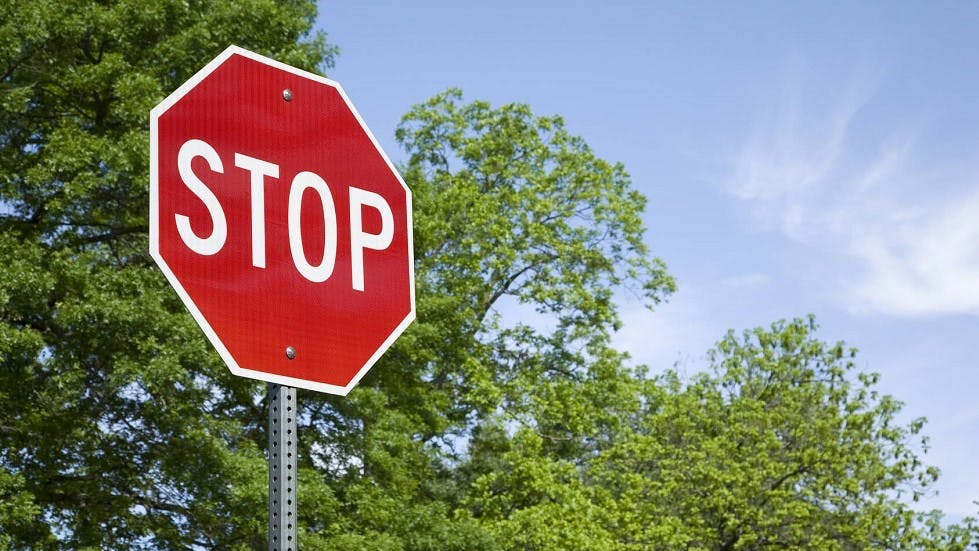
#> input picture image.jpg, 979 x 551 px
$ jupyter execute 'opencv working with objects.ipynb'
#> lines starting #> are read from the running program, lines starting #| are printed output that depends on the picture
[cell 1]
import cv2
import matplotlib.pyplot as plt

[cell 2]
img=cv2.imread("image.jpg")
#> img is the input picture: shape (551, 979, 3); mean B, G, R 123.1, 133.3, 133.1

[cell 3]
plt.imshow(img)

[cell 4]
img_gray=cv2.cvtColor(img,cv2.COLOR_BGR2GRAY)
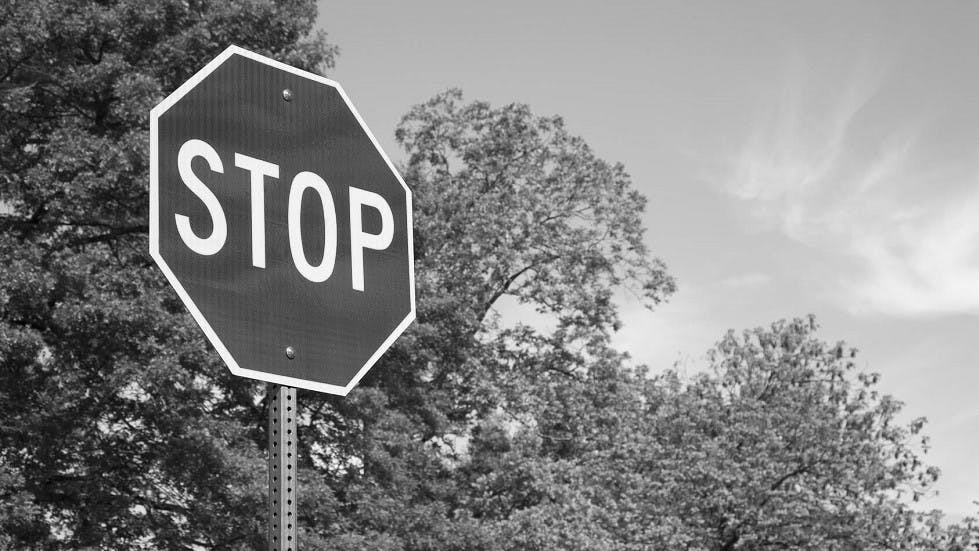
#> img_gray: shape (551, 979); min 0, max 255, mean 132

[cell 5]
img_rgb=cv2.cvtColor(img,cv2.COLOR_BGR2RGB)

[cell 6]
latter=cv2.CascadeClassifier("C:/Users/manda/Downloads/Telegram Desktop/haarcascade_frontalface_default.xml")

[cell 7]
found=latter.detectMultiScale(img_gray,minSize=(20,20))
#> found = [[400, 263, 72, 72]]
amount_found=len(found)
#> amount_found = 1

[cell 8]
if amount_found !=0:
    for (x,y,width,height) in found:
        cv2.rectangle(img_rgb,(x,y),(x+height,y+width),(0,255,0),2)
#> this loop made 1 pass
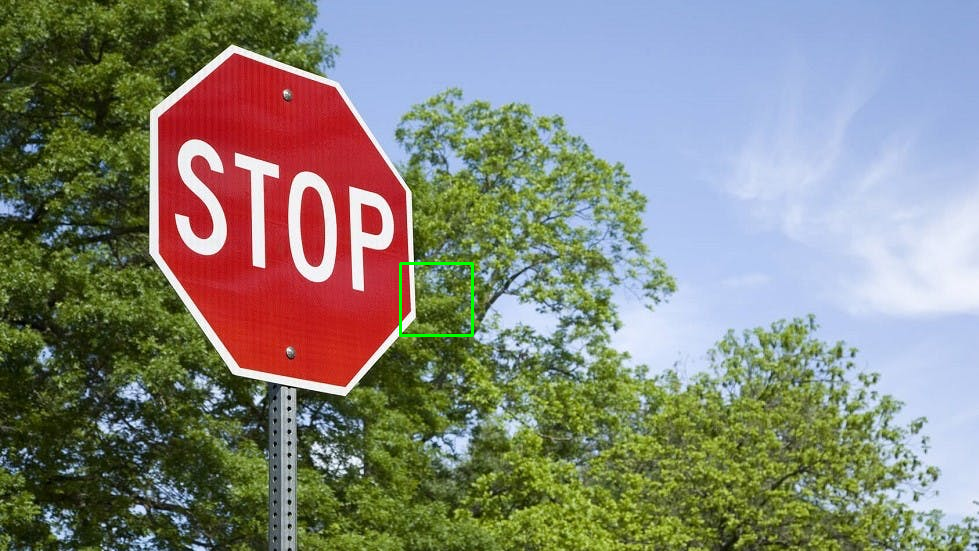
#> img_rgb: shape (551, 979, 3); mean R, G, B 132.9, 133.5, 122.9

$ run again, with group.jpg copied over image.jpg
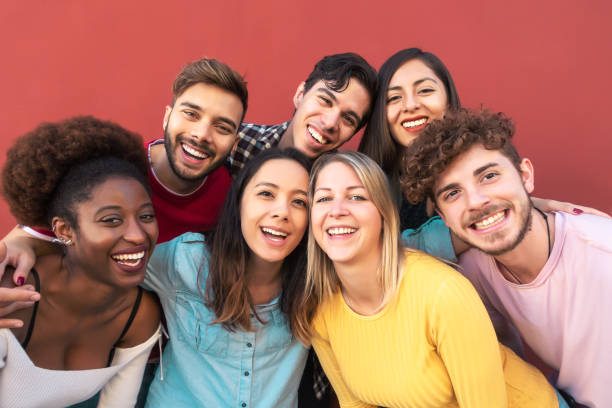
#> input picture group.jpg, 612 x 408 px
#> img is the input picture: shape (408, 612, 3); mean B, G, R 99.9, 114.9, 167.9
#> `img_gray=cv2.cvtColor(img,cv2.COLOR_BGR2GRAY)`:
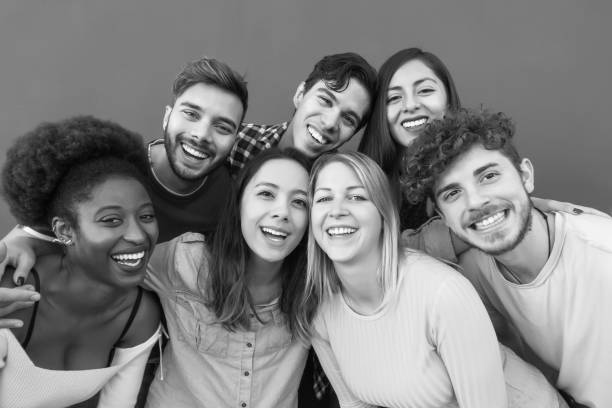
#> img_gray: shape (408, 612); min 1, max 254, mean 129.1
#> found = [[374, 63, 75, 75], [299, 165, 85, 85], [233, 160, 95, 95], [161, 83, 89, 89], [77, 183, 91, 91]]
#> amount_found = 5
#> the loop `for (x,y,width,height) in found:` made 5 passes
#> after the loop `for (x,y,width,height) in found:`:
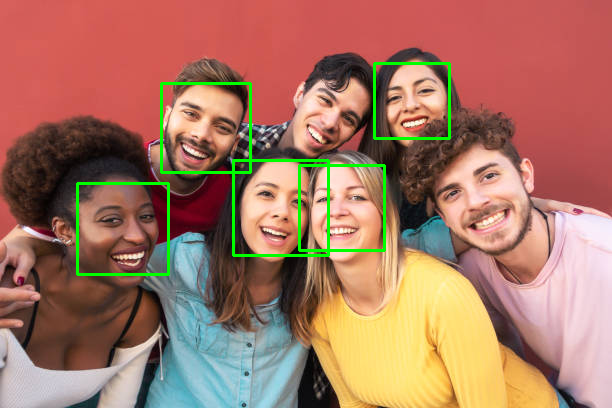
#> img_rgb: shape (408, 612, 3); mean R, G, B 165.3, 118.5, 98.4
